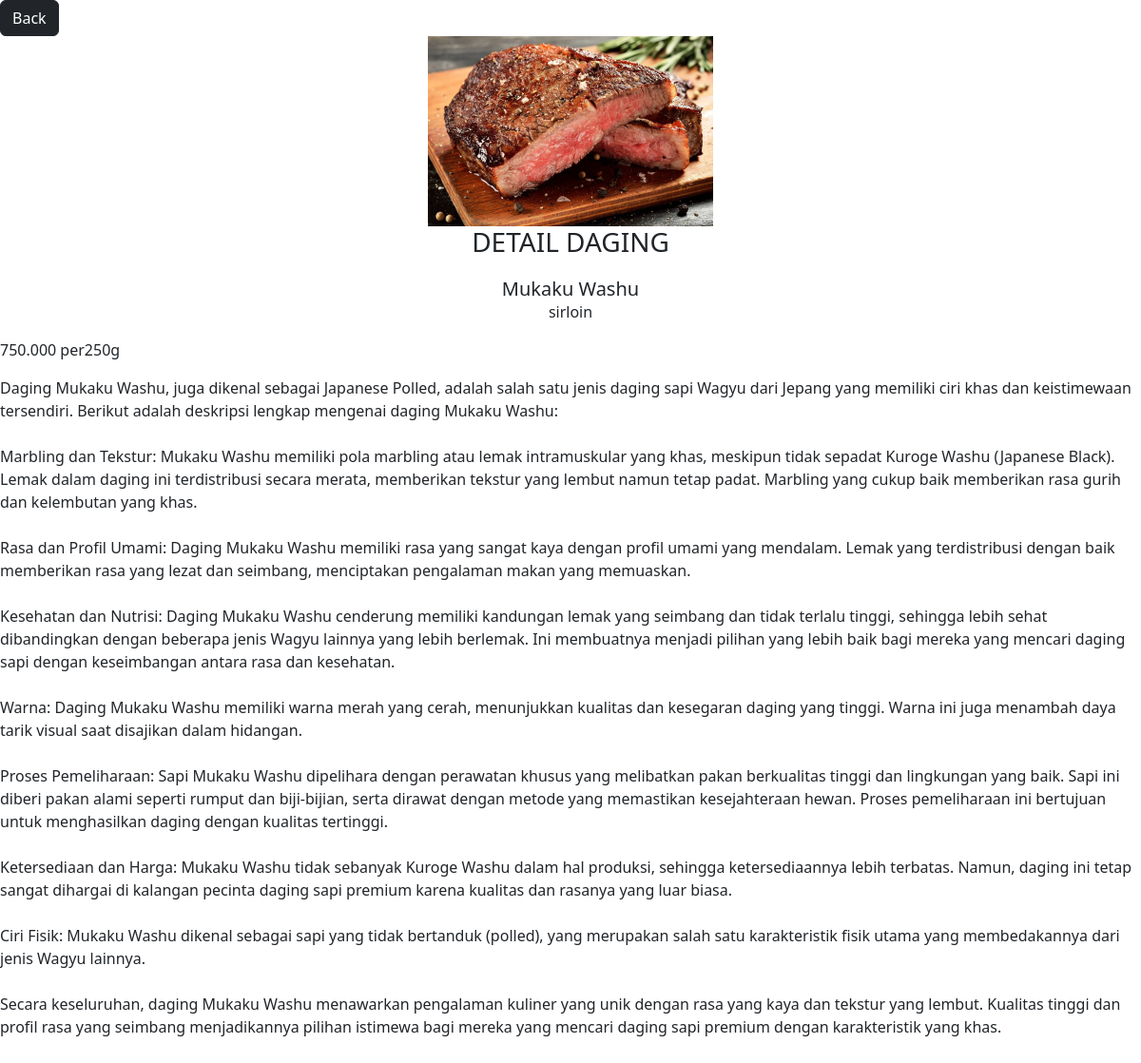
Page /detail.php?id=14 on the committed database.
### tables this page shows
CREATE TABLE `healthy` (
  `id` int NOT NULL,
  `gambar` varchar(255) NOT NULL,
  `nama` varchar(255) NOT NULL,
  `potongan` varchar(255) NOT NULL,
  `harga` varchar(255) NOT NULL,
  `detail` varchar(10000) NOT NULL,
  `kategori_id` int NOT NULL
);

### functions.php (called while the page is built, shortened)
<?php
function koneksi()
{
 $db =  mysqli_connect('localhost','root','','pw2024_tubes_233040052') or die ('koneksi ke DB gagal');
    return $db;
}
function query($sql) {
    $conn= koneksi ();
$result = mysqli_query($conn,$sql) or die (mysqli_error($conn));
$rows = [];
while($row = mysqli_fetch_assoc($result)) {
 $rows[] =$row;
}
return $rows;
}

### detail.php (the view, shortened to what this page needs)
<?php
require 'functions.php';
$id = $_GET['id'];
$wgy = query("SELECT * FROM healthy WHERE id = $id")[0];
?>
<!doctype html>
<html lang="en">
<head>
    <link href="https://cdn.jsdelivr.net/npm/bootstrap@5.3.3/dist/css/bootstrap.min.css" rel="stylesheet">
</head>
<body>
    <a href="index.php" class="btn btn-dark" style="margin:px;">Back</a>
    <div class="d-flex justify-content-center">
        <img src="img/<?= $wgy["gambar"]; ?>" width="300px" class="d-flex">
    </div>
    <h3 style="text-align:center; margin-bottom: 20px;">DETAIL DAGING</h3>
    <h5 class="card-title text-center"><?= $wgy["nama"]; ?></h5>
    <p style="text-align:center;"><?= $wgy["potongan"]; ?></p>
    <p><?= $wgy["harga"]; ?></p>
    <p><?= $wgy["detail"]; ?></p>
</body>
</html>

### rows in the picture
healthy: gambar (picture), nama "Mukaku Washu", potongan "sirloin", harga "750.000 per250g", detail "Daging Mukaku Washu, juga dikenal sebagai Japanese Polled, adalah salah satu jenis daging sapi Wagyu dari Jepang yang memiliki ciri khas dan keistimewaan tersendiri. Berikut adalah deskripsi lengkap mengenai daging Mukaku Washu: Marbling dan Tekstur: Mukaku Washu memiliki pola marbling atau lemak intramuskular yang khas, meskipun tidak sepadat Kuroge Washu (Japanese Black). Lemak dalam daging ini terdistribusi secara merata, memberikan tekstur yang lembut namun tetap padat. Marbling yang cukup baik memberikan rasa gurih dan kelembutan yang khas. Rasa dan Profil Umami: Daging Mukaku Washu memiliki rasa yang sangat kaya dengan profil umami yang mendalam. Lemak yang terdistribusi dengan baik…"
